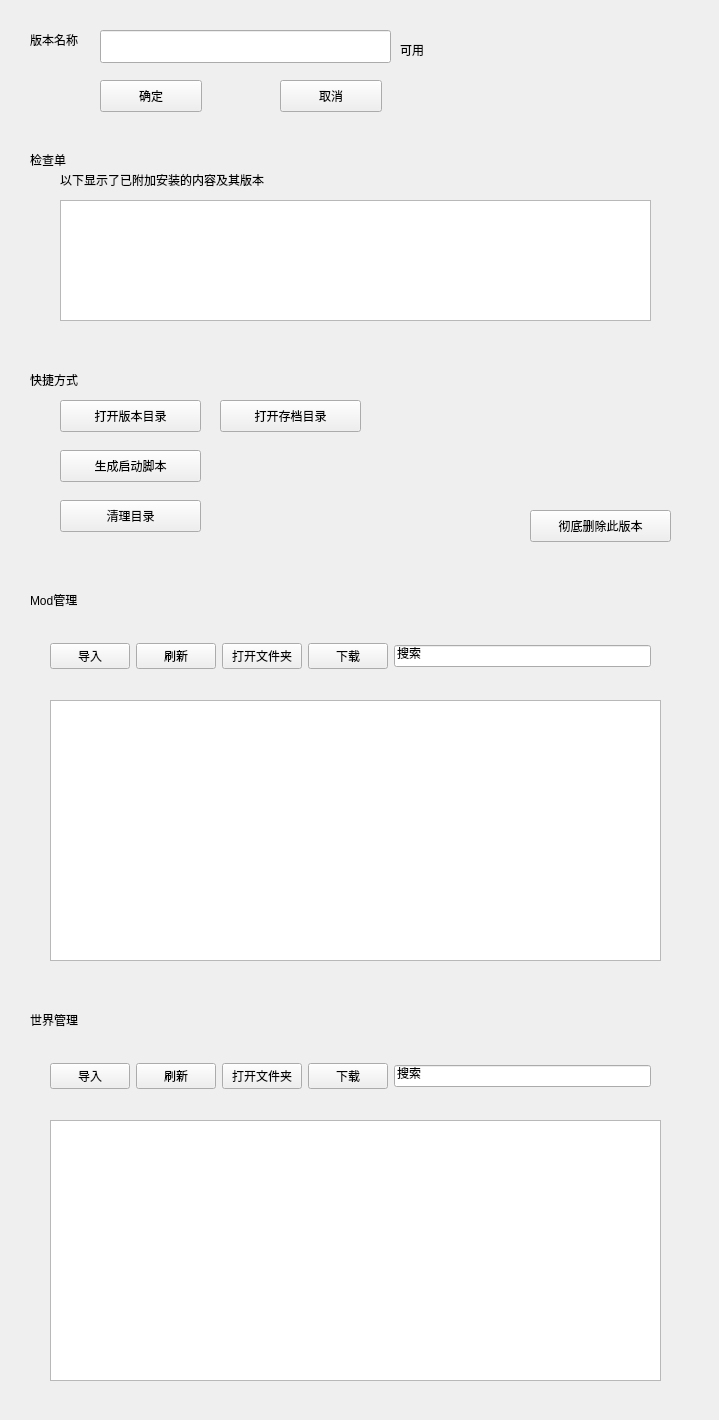
     <widget class="QWidget" name="scrollAreaWidgetContents_3">
      <property name="geometry">
       <rect>
        <x>0</x>
        <y>0</y>
        <width>719</width>
        <height>1420</height>
       </rect>
      </property>
      <layout class="QVBoxLayout" name="verticalLayout_4">
       <property name="spacing">
        <number>20</number>
       </property>
       <property name="leftMargin">
        <number>20</number>
       </property>
       <property name="topMargin">
        <number>20</number>
       </property>
       <property name="rightMargin">
        <number>20</number>
       </property>
       <property name="bottomMargin">
        <number>20</number>
       </property>
       <item>
        <widget class="CardWidget" name="CardWidget_2">
         <property name="sizePolicy">
          <sizepolicy hsizetype="Expanding" vsizetype="Expanding">
           <horstretch>0</horstretch>
           <verstretch>0</verstretch>
          </sizepolicy>
         </property>
         <property name="minimumSize">
          <size>
           <width>0</width>
           <height>100</height>
          </size>
         </property>
         <property name="maximumSize">
          <size>
           <width>16777215</width>
           <height>100</height>
          </size>
         </property>
         <widget class="StrongBodyLabel" name="StrongBodyLabel">
          <property name="geometry">
           <rect>
            <x>10</x>
            <y>10</y>
            <width>111</width>
            <height>19</height>
           </rect>
          </property>
          <property name="text">
           <string>版本名称</string>
          </property>
         </widget>
         <widget class="LineEdit" name="ManagedVersion">
          <property name="geometry">
           <rect>
            <x>80</x>
            <y>10</y>
            <width>291</width>
            <height>33</height>
           </rect>
          </property>
         </widget>
         <widget class="PushButton" name="ConfirmNewManagedVersionID">
          <property name="geometry">
           <rect>
            <x>80</x>
            <y>60</y>
            <width>102</width>
            <height>32</height>
           </rect>
          </property>
          <property name="text">
           <string>确定</string>
          </property>
         </widget>
         <widget class="PushButton" name="CancelNewManagedVersionID">
          <property name="geometry">
           <rect>
            <x>260</x>
            <y>60</y>
            <width>102</width>
            <height>32</height>
           </rect>
          </property>
          <property name="text">
           <string>取消</string>
          </property>
         </widget>
         <widget class="StrongBodyLabel" name="IsNewManagedVersionIDAvail">
          <property name="geometry">
           <rect>
            <x>380</x>
            <y>20</y>
            <width>111</width>
            <height>19</height>
           </rect>
          </property>
          <property name="text">
           <string>可用</string>
          </property>
         </widget>
        </widget>
       </item>
       <item>
        <widget class="CardWidget" name="CardWidget_8">
         <property name="sizePolicy">
          <sizepolicy hsizetype="Expanding" vsizetype="Expanding">
           <horstretch>0</horstretch>
           <verstretch>0</verstretch>
          </sizepolicy>
         </property>
         <property name="minimumSize">
          <size>
           <width>0</width>
           <height>200</height>
          </size>
         </property>
         <property name="maximumSize">
          <size>
           <width>16777215</width>
           <height>200</height>
          </size>
         </property>
         <widget class="StrongBodyLabel" name="StrongBodyLabel_2">
          <property name="geometry">
           <rect>
            <x>10</x>
            <y>10</y>
            <width>111</width>
            <height>19</height>
           </rect>
          </property>
          <property name="text">
           <string>检查单</string>
          </property>
         </widget>
         <widget class="StrongBodyLabel" name="StrongBodyLabel_7">
          <property name="geometry">
           <rect>
            <x>40</x>
            <y>30</y>
            <width>271</width>
            <height>19</height>
           </rect>
          </property>
          <property name="text">
           <string>以下显示了已附加安装的内容及其版本</string>
          </property>
         </widget>
         <widget class="ListWidget" name="ManagedVersionCheckList">
          <property name="geometry">
           <rect>
            <x>40</x>
            <y>60</y>
            <width>591</width>
            <height>121</height>
           </rect>
          </property>
          <property name="styleSheet">
           <string notr="true">ListView,
ListWidget {
    background: white;
	border-radius: 10px;
    outline: none;
    border: none;
    /* font: 13px 'Segoe UI', 'Microsoft YaHei'; */
    selection-background-color: transparent;
    alternate-background-color: transparent;
    padding-left: 4px;
    padding-right: 4px;
}

ListView::item,
ListWidget::item {
    background: transparent;
    border: 0px;
    padding-left: 11px;
    padding-right: 11px;
    height: 35px;
}


ListView::indicator,
ListWidget::indicator {
    width: 18px;
    height: 18px;
    border-radius: 5px;
    border: none;
    background-color: transparent;
    margin-right: 4px;
}

</string>
          </property>
         </widget>
        </widget>
       </item>
       <item>
        <widget class="CardWidget" name="CardWidget_9">
         <property name="sizePolicy">
          <sizepolicy hsizetype="Expanding" vsizetype="Expanding">
           <horstretch>0</horstretch>
           <verstretch>0</verstretch>
          </sizepolicy>
         </property>
         <property name="minimumSize">
          <size>
           <width>0</width>
           <height>200</height>
          </size>
         </property>
         <property name="maximumSize">
          <size>
           <width>16777215</width>
           <height>200</height>
          </size>
         </property>
         <widget class="StrongBodyLabel" name="StrongBodyLabel_3">
          <property name="geometry">
           <rect>
            <x>10</x>
            <y>10</y>
            <width>111</width>
            <height>19</height>
           </rect>
          </property>
          <property name="text">
           <string>快捷方式</string>
          </property>
         </widget>
         <widget class="PushButton" name="OpenManagedVersionDir">
          <property name="geometry">
           <rect>
            <x>40</x>
            <y>40</y>
            <width>141</width>
            <height>32</height>
           </rect>
          </property>
          <property name="text">
           <string>打开版本目录</string>
          </property>
         </widget>
         <widget class="PushButton" name="OpenManagedVersionSavesDir">
          <property name="geometry">
           <rect>
            <x>200</x>
            <y>40</y>
            <width>141</width>
            <height>32</height>
           </rect>
          </property>
          <property name="text">
           <string>打开存档目录</string>
          </property>
         </widget>
         <widget class="PushButton" name="GenerateManagedVersionLaunchingScript">
          <property name="geometry">
           <rect>
            <x>40</x>
            <y>90</y>
            <width>141</width>
            <height>32</height>
           </rect>
          </property>
          <property name="text">
           <string>生成启动脚本</string>
          </property>
         </widget>
         <widget class="PushButton" name="CleanManagedVersionDir">
          <property name="geometry">
           <rect>
            <x>40</x>
            <y>140</y>
            <width>141</width>
            <height>32</height>
           </rect>
          </property>
          <property name="text">
           <string>清理目录</string>
          </property>
         </widget>
         <widget class="PushButton" name="DelManagedVersion">
          <property name="geometry">
           <rect>
            <x>510</x>
            <y>150</y>
            <width>141</width>
            <height>32</height>
           </rect>
          </property>
          <property name="styleSheet">
           <string notr="true">PushButton, ToolButton, ToggleButton, ToggleToolButton {
    color: rgb(255, 0, 0);
    background: rgba(255, 255, 255, 0.7);
    border: 1px solid rgba(0, 0, 0, 0.073);
    border-bottom: 1px solid rgba(0, 0, 0, 0.183);
    border-radius: 5px;
    /* font: 14px 'Segoe UI', 'Microsoft YaHei'; */
    padding: 5px 12px 6px 12px;
    outline: none;
}

ToolButton {
    padding: 5px 9px 6px 8px;
}

PushButton[isPlaceholderText=true] {
    color: rgba(0, 0, 0, 0.6063);
}

PushButton[hasIcon=false] {
    padding: 5px 12px 6px 12px;
}

PushButton[hasIcon=true] {
    padding: 5px 12px 6px 36px;
}

DropDownToolButton, PrimaryDropDownToolButton {
    padding: 5px 31px 6px 8px;
}

DropDownPushButton[hasIcon=false],
PrimaryDropDownPushButton[hasIcon=false] {
    padding: 5px 31px 6px 12px;
}

DropDownPushButton[hasIcon=true],
PrimaryDropDownPushButton[hasIcon=true] {
    padding: 5px 31px 6px 36px;
}

PushButton:hover, ToolButton:hover, ToggleButton:hover, ToggleToolButton:hover {
    background: rgba(249, 249, 249, 0.5);
}

PushButton:pressed, ToolButton:pressed, ToggleButton:pressed, ToggleToolButton:pressed {
    color: rgba(0, 0, 0, 0.63);
    background: rgba(249, 249, 249, 0.3);
    border-bottom: 1px solid rgba(0, 0, 0, 0.073);
}

PushButton:disabled, ToolButton:disabled, ToggleButton:disabled, ToggleToolButton:disabled {
    color: rgba(0, 0, 0, 0.36);
    background: rgba(249, 249, 249, 0.3);
    border: 1px solid rgba(0, 0, 0, 0.06);
    border-bottom: 1px solid rgba(0, 0, 0, 0.06);
}


PrimaryPushButton,
PrimaryToolButton,
ToggleButton:checked,
ToggleToolButton:checked {
    color: white;
    background-color: #009faa;
    border: 1px solid #00a7b3;
    border-bottom: 1px solid #007780;
}

PrimaryPushButton:hover,
PrimaryToolButton:hover,
ToggleButton:checked:hover,
ToggleToolButton:checked:hover {
    background-color: #00a7b3;
    border: 1px solid #2daab3;
    border-bottom: 1px solid #007780;
}

PrimaryPushButton:pressed,
PrimaryToolButton:pressed,
ToggleButton:checked:pressed,
ToggleToolButton:checked:pressed {
    color: rgba(255, 255, 255, 0.63);
    background-color: #3eabb3;
    border: 1px solid #3eabb3;
}

PrimaryPushButton:disabled,
PrimaryToolButton:disabled,
ToggleButton:checked:disabled,
ToggleToolButton:checked:disabled {
    color: rgba(255, 255, 255, 0.9);
    background-color: rgb(205, 205, 205);
    border: 1px solid rgb(205, 205, 205);
}

SplitDropButton,
PrimarySplitDropButton {
    border-left: none;
    border-top-left-radius: 0;
    border-bottom-left-radius: 0;
}

#splitPushButton,
#splitToolButton,
#primarySplitPushButton,
#primarySplitToolButton {
    border-top-right-radius: 0;
    border-bottom-right-radius: 0;
}

#splitPushButton:pressed,
#splitToolButton:pressed,
SplitDropButton:pressed {
    border-bottom: 1px solid rgba(0, 0, 0, 0.183);
}

PrimarySplitDropButton:pressed {
    border-bottom: 1px solid #007780;
}

#primarySplitPushButton, #primarySplitToolButton {
    border-right: 1px solid #3eabb3;
}

#primarySplitPushButton:pressed, #primarySplitToolButton:pressed {
    border-bottom: 1px solid #007780;
}

HyperlinkButton {
    /* font: 14px 'Segoe UI', 'Microsoft YaHei'; */
    padding: 6px 12px 6px 12px;
    color: #009faa;
    border: none;
    border-radius: 6px;
    background-color: transparent;
}

HyperlinkButton[hasIcon=false] {
    padding: 6px 12px 6px 12px;
}

HyperlinkButton[hasIcon=true] {
    padding: 6px 12px 6px 36px;
}

HyperlinkButton:hover {
    color: #009faa;
    background-color: rgba(0, 0, 0, 10);
    border: none;
}

HyperlinkButton:pressed {
    color: #009faa;
    background-color: rgba(0, 0, 0, 6);
    border: none;
}

HyperlinkButton:disabled {
    color: rgba(0, 0, 0, 0.43);
    background-color: transparent;
    border: none;
}


RadioButton {
    min-height: 24px;
    max-height: 24px;
    background-color: transparent;
    font: 14px 'Segoe UI', 'Microsoft YaHei', 'PingFang SC';
    color: black;
}

RadioButton::indicator {
    width: 18px;
    height: 18px;
    border-radius: 11px;
    border: 2px solid #999999;
    background-color: rgba(0, 0, 0, 5);
    margin-right: 4px;
}

RadioButton::indicator:hover {
    background-color: rgba(0, 0, 0, 0);
}

RadioButton::indicator:pressed {
    border: 2px solid #bbbbbb;
    background-color: qradialgradient(spread:pad, cx:0.5, cy:0.5, radius:0.5, fx:0.5, fy:0.5,
            stop:0 rgb(255, 255, 255),
            stop:0.5 rgb(255, 255, 255),
            stop:0.6 rgb(225, 224, 223),
            stop:1 rgb(225, 224, 223));
}

RadioButton::indicator:checked {
    height: 22px;
    width: 22px;
    border: none;
    border-radius: 11px;
    background-color: qradialgradient(spread:pad, cx:0.5, cy:0.5, radius:0.5, fx:0.5, fy:0.5,
            stop:0 rgb(255, 255, 255),
            stop:0.5 rgb(255, 255, 255),
            stop:0.6 #009faa,
            stop:1 #009faa);
}

RadioButton::indicator:checked:hover {
    background-color: qradialgradient(spread:pad, cx:0.5, cy:0.5, radius:0.5, fx:0.5, fy:0.5,
            stop:0 rgb(255, 255, 255),
            stop:0.6 rgb(255, 255, 255),
            stop:0.7 #009faa,
            stop:1 #009faa);
}

RadioButton::indicator:checked:pressed {
    background-color: qradialgradient(spread:pad, cx:0.5, cy:0.5, radius:0.5, fx:0.5, fy:0.5,
            stop:0 rgb(255, 255, 255),
            stop:0.5 rgb(255, 255, 255),
            stop:0.6 #009faa,
            stop:1 #009faa);
}

RadioButton:disabled {
    color: rgba(0, 0, 0, 110);
}

RadioButton::indicator:disabled {
    border: 2px solid #bbbbbb;
    background-color: transparent;
}

RadioButton::indicator:disabled:checked {
    border: none;
    background-color: qradialgradient(spread:pad, cx:0.5, cy:0.5, radius:0.5, fx:0.5, fy:0.5,
            stop:0 rgb(255, 255, 255),
            stop:0.5 rgb(255, 255, 255),
            stop:0.6 rgba(0, 0, 0, 0.2169),
            stop:1 rgba(0, 0, 0, 0.2169));
}

TransparentToolButton,
TransparentToggleToolButton,
TransparentDropDownToolButton,
TransparentPushButton,
TransparentDropDownPushButton,
TransparentTogglePushButton {
    background-color: transparent;
    border: none;
    border-radius: 5px;
    margin: 0;
}

TransparentToolButton:hover,
TransparentToggleToolButton:hover,
TransparentDropDownToolButton:hover,
TransparentPushButton:hover,
TransparentDropDownPushButton:hover,
TransparentTogglePushButton:hover {
    background-color: rgba(0, 0, 0, 9);
    border: none;
}

TransparentToolButton:pressed,
TransparentToggleToolButton:pressed,
TransparentDropDownToolButton:pressed,
TransparentPushButton:pressed,
TransparentDropDownPushButton:pressed,
TransparentTogglePushButton:pressed {
    background-color: rgba(0, 0, 0, 6);
    border: none;
}

TransparentToolButton:disabled,
TransparentToggleToolButton:disabled,
TransparentDropDownToolButton:disabled,
TransparentPushButton:disabled,
TransparentDropDownPushButton:disabled,
TransparentTogglePushButton:disabled {
    background-color: transparent;
    border: none;
}


PillPushButton,
PillPushButton:hover,
PillPushButton:pressed,
PillPushButton:disabled,
PillPushButton:checked,
PillPushButton:checked:hover,
PillPushButton:checked:pressed,
PillPushButton:disabled:checked,
PillToolButton,
PillToolButton:hover,
PillToolButton:pressed,
PillToolButton:disabled,
PillToolButton:checked,
PillToolButton:checked:hover,
PillToolButton:checked:pressed,
PillToolButton:disabled:checked {
    background-color: transparent;
    border: none;
}
</string>
          </property>
          <property name="text">
           <string>彻底删除此版本</string>
          </property>
         </widget>
        </widget>
       </item>
       <item>
        <widget class="CardWidget" name="CardWidget_11">
         <property name="sizePolicy">
          <sizepolicy hsizetype="Expanding" vsizetype="Expanding">
           <horstretch>0</horstretch>
           <verstretch>0</verstretch>
          </sizepolicy>
         </property>
         <property name="minimumSize">
          <size>
           <width>0</width>
           <height>400</height>
          </size>
         </property>
         <property name="maximumSize">
          <size>
           <width>16777215</width>
           <height>400</height>
          </size>
         </property>
         <widget class="StrongBodyLabel" name="StrongBodyLabel_5">
          <property name="geometry">
           <rect>
            <x>10</x>
            <y>10</y>
            <width>111</width>
            <height>19</height>
           </rect>
          </property>
          <property name="text">
           <string>Mod管理</string>
          </property>
         </widget>
         <widget class="QWidget" name="horizontalLayoutWidget">
          <property name="geometry">
           <rect>
            <x>10</x>
            <y>40</y>
            <width>641</width>
            <height>73</height>
           </rect>
          </property>
          <layout class="QHBoxLayout" name="horizontalLayout">
           <property name="leftMargin">
            <number>20</number>
           </property>
           <property name="topMargin">
            <number>20</number>
           </property>
           <property name="rightMargin">
            <number>20</number>
           </property>
           <property name="bottomMargin">
            <number>20</number>
           </property>
           <item>
            <widget class="PushButton" name="ImportManagedVersionMod">
             <property name="text">
              <string>导入</string>
             </property>
            </widget>
           </item>
           <item>
            <widget class="PushButton" name="RefreshManagedVersionMod">
             <property name="text">
              <string>刷新</string>
             </property>
            </widget>
           </item>
           <item>
            <widget class="PushButton" name="OpenManagedVersionModDir">
             <property name="text">
              <string>打开文件夹</string>
             </property>
            </widget>
           </item>
           <item>
            <widget class="PushButton" name="JumpDownloadingModForManagedVersion">
             <property name="text">
              <string>下载</string>
             </property>
            </widget>
           </item>
           <item>
            <widget class="SearchLineEdit" name="SearchManagedVersionMod">
             <property name="text">
              <string>搜索</string>
             </property>
            </widget>
           </item>
          </layout>
         </widget>
         <widget class="ListWidget" name="ManagedVersionModView">
          <property name="geometry">
           <rect>
            <x>30</x>
            <y>120</y>
            <width>611</width>
            <height>261</height>
           </rect>
          </property>
          <property name="styleSheet">
           <string notr="true">ListView,
ListWidget {
    background: white;
	border-radius: 10px;
    outline: none;
    border: none;
    /* font: 13px 'Segoe UI', 'Microsoft YaHei'; */
    selection-background-color: transparent;
    alternate-background-color: transparent;
    padding-left: 4px;
    padding-right: 4px;
}

ListView::item,
ListWidget::item {
    background: transparent;
    border: 0px;
    padding-left: 11px;
    padding-right: 11px;
    height: 35px;
}


ListView::indicator,
ListWidget::indicator {
    width: 18px;
    height: 18px;
    border-radius: 5px;
    border: none;
    background-color: transparent;
    margin-right: 4px;
}

</string>
          </property>
         </widget>
        </widget>
       </item>
       <item>
        <widget class="CardWidget" name="CardWidget_12">
         <property name="sizePolicy">
          <sizepolicy hsizetype="Expanding" vsizetype="Expanding">
           <horstretch>0</horstretch>
           <verstretch>0</verstretch>
          </sizepolicy>
         </property>
         <property name="minimumSize">
          <size>
           <width>0</width>
           <height>400</height>
          </size>
         </property>
         <property name="maximumSize">
          <size>
           <width>16777215</width>
           <height>400</height>
          </size>
         </property>
         <widget class="StrongBodyLabel" name="StrongBodyLabel_6">
          <property name="geometry">
           <rect>
            <x>10</x>
            <y>10</y>
            <width>111</width>
            <height>19</height>
           </rect>
          </property>
          <property name="text">
           <string>世界管理</string>
          </property>
         </widget>
         <widget class="QWidget" name="horizontalLayoutWidget_2">
          <property name="geometry">
           <rect>
            <x>10</x>
            <y>40</y>
            <width>641</width>
            <height>73</height>
           </rect>
          </property>
          <layout class="QHBoxLayout" name="horizontalLayout_2">
           <property name="leftMargin">
            <number>20</number>
           </property>
           <property name="topMargin">
            <number>20</number>
           </property>
           <property name="rightMargin">
            <number>20</number>
           </property>
           <property name="bottomMargin">
            <number>20</number>
           </property>
           <item>
            <widget class="PushButton" name="ImportManagedVersionSave">
             <property name="text">
              <string>导入</string>
             </property>
            </widget>
           </item>
           <item>
            <widget class="PushButton" name="RefreshManagedVersionSaves">
             <property name="text">
              <string>刷新</string>
             </property>
            </widget>
           </item>
           <item>
            <widget class="PushButton" name="OpenManagedVersionSavesDir_2">
             <property name="text">
              <string>打开文件夹</string>
             </property>
            </widget>
           </item>
           <item>
            <widget class="PushButton" name="JumpDownloadingSavesForManagedVersion">
             <property name="text">
              <string>下载</string>
             </property>
            </widget>
           </item>
           <item>
            <widget class="SearchLineEdit" name="SearchManagedVersionSaves">
             <property name="text">
              <string>搜索</string>
             </property>
            </widget>
           </item>
          </layout>
         </widget>
         <widget class="ListWidget" name="ManagedVersionSavesView">
          <property name="geometry">
           <rect>
            <x>30</x>
            <y>120</y>
            <width>611</width>
            <height>261</height>
           </rect>
          </property>
          <property name="styleSheet">
           <string notr="true">ListView,
ListWidget {
    background: white;
	border-radius: 10px;
    outline: none;
    border: none;
    /* font: 13px 'Segoe UI', 'Microsoft YaHei'; */
    selection-background-color: transparent;
    alternate-background-color: transparent;
    padding-left: 4px;
    padding-right: 4px;
}

ListView::item,
ListWidget::item {
    background: transparent;
    border: 0px;
    padding-left: 11px;
    padding-right: 11px;
    height: 35px;
}


ListView::indicator,
ListWidget::indicator {
    width: 18px;
    height: 18px;
    border-radius: 5px;
    border: none;
    background-color: transparent;
    margin-right: 4px;
}

</string>
          </property>
         </widget>
        </widget>
       </item>
      </layout>
     </widget>
